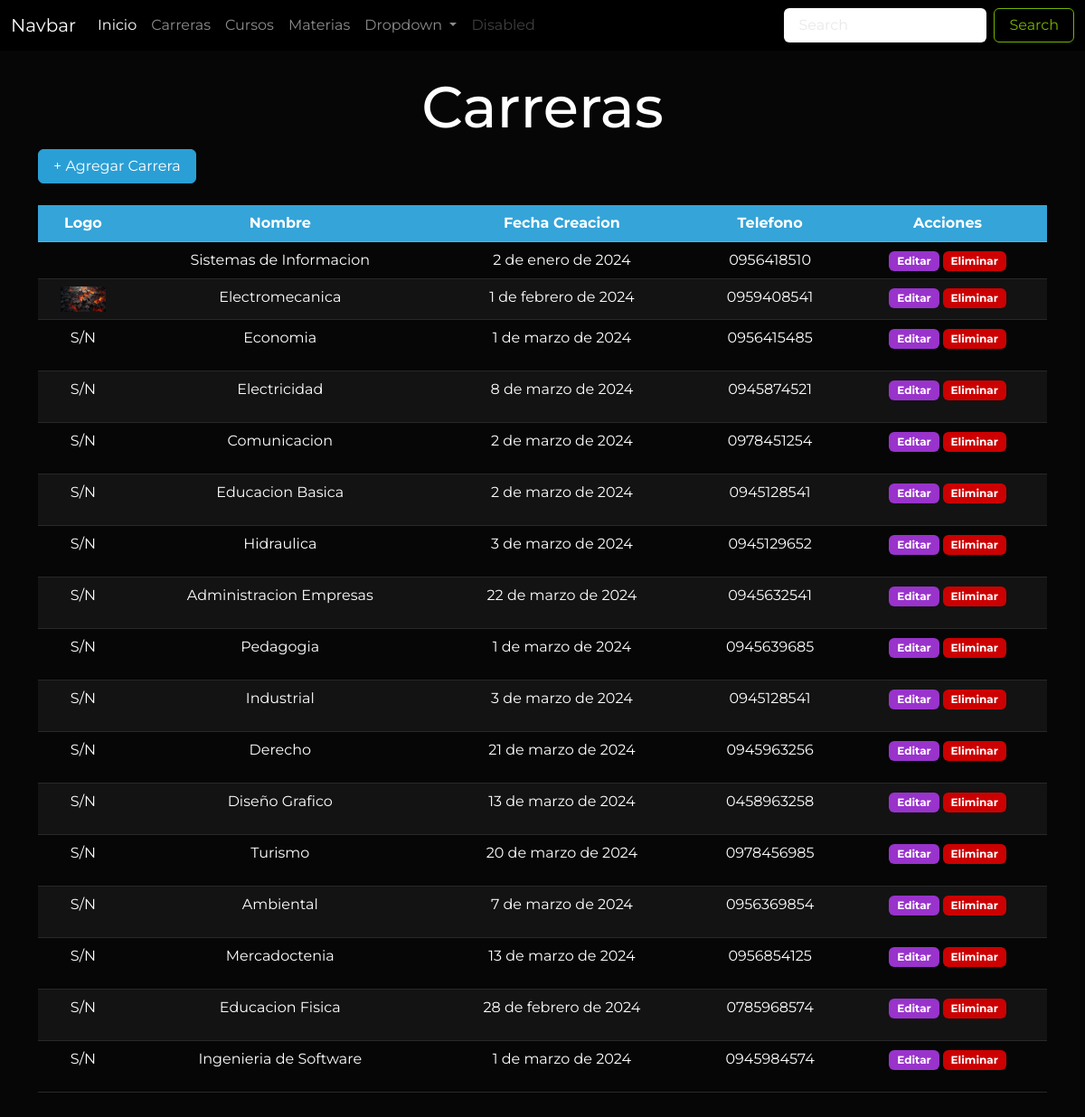
Before: /carreras/ with the older database file.
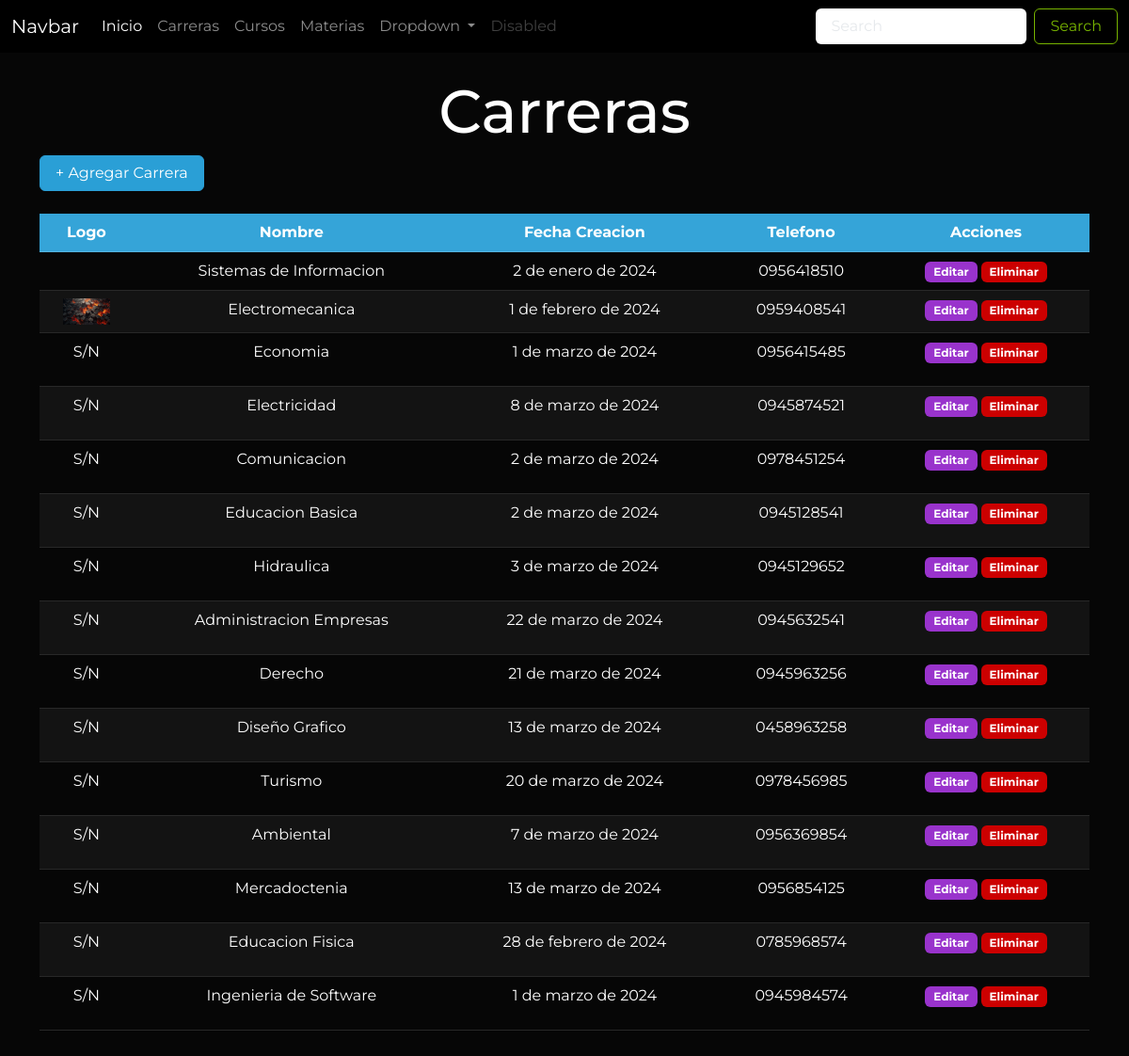
After: the same page with the newer database file.
### Aplicaciones/Educacion/models.py (models this page shows, shortened)
class Carrera(models.Model):
    id_car=models.AutoField(primary_key=True)
    nombre_car=models.CharField(max_length=50)
    fecha_creacion_car=models.DateField()
    telefono_car=models.CharField(max_length=10)
    logo_car=models.FileField(upload_to='carreras', null=True)

### Aplicaciones/Educacion/views/carrera_views.py (the view)
# urls.py: path('carreras/', carrera_views.carreras, name="carreras"),
def carreras(request):
    carrerasDbb = Carrera.objects.all()
    return render(request, 'carreras.html', {
        "carreras": carrerasDbb
    })

### Aplicaciones/Educacion/templates/carreras.html (shortened to what this page needs)
{% extends 'plantilla.html' %} {% load static %}  {% block contenido %}
<div class="container">
  <h1 class="text-center mt-4">Carreras</h1>
  <button
    type="button"
    class="btn btn-primary mb-4"
    data-bs-toggle="modal"
    data-bs-target="#exampleModal"
  >
    + Agregar Carrera
  </button>
  {% if carreras %}
  <div class="table-responsive mb-4">
    <table class="table table-hover table-striped text-center" id="tabla">
      <thead class="table-primary">
        <tr>
          <th>Logo</th>
          <th>Nombre</th>
          <th>Fecha Creacion</th>
          <th>Telefono</th>
          <th>Acciones</th>
        </tr>
      </thead>
      <tbody>
        {% for carrera in carreras %}
        <tr>
          <td>
            {% if carrera.logo_car %}
            <img src="{{carrera.logo_car.url}}" alt="" width="50" />
            {% else %}
            <p>S/N</p>
            {% endif %}
          </td>
          <td>{{carrera.nombre_car}}</td>
          <td>{{carrera.fecha_creacion_car}}</td>
          <td>{{carrera.telefono_car}}</td>
          <td>
            <a
              href="{% url 'editar_carrera' carrera.id_car %}"
              class="btn badge bg-info"
              >Editar</a
            >
            <a
              href="javascript:void(0)"
              onclick="eliminarFila('/eliminar_carrera/{{carrera.id_car}}', 'Carrera')"
              class="btn badge bg-danger"
              >Eliminar</a
            >
          </td>
        </tr>
        {% endfor %}
      </tbody>
    </table>
  </div>
  {% else %}
  <div class="alert alert-warning mt-4 text-center">
    No hay registros de carreras
  </div>
  {% endif %}
</div>
{% endblock contenido %}

Changed rows visible on the page:
removed Carrera: shows "S/N", nombre_car "Pedagogia", fecha_creacion_car "1 de marzo de 2024", telefono_car "0945639685"
removed Carrera: shows "S/N", nombre_car "Industrial", fecha_creacion_car "3 de marzo de 2024", telefono_car "0945128541"
